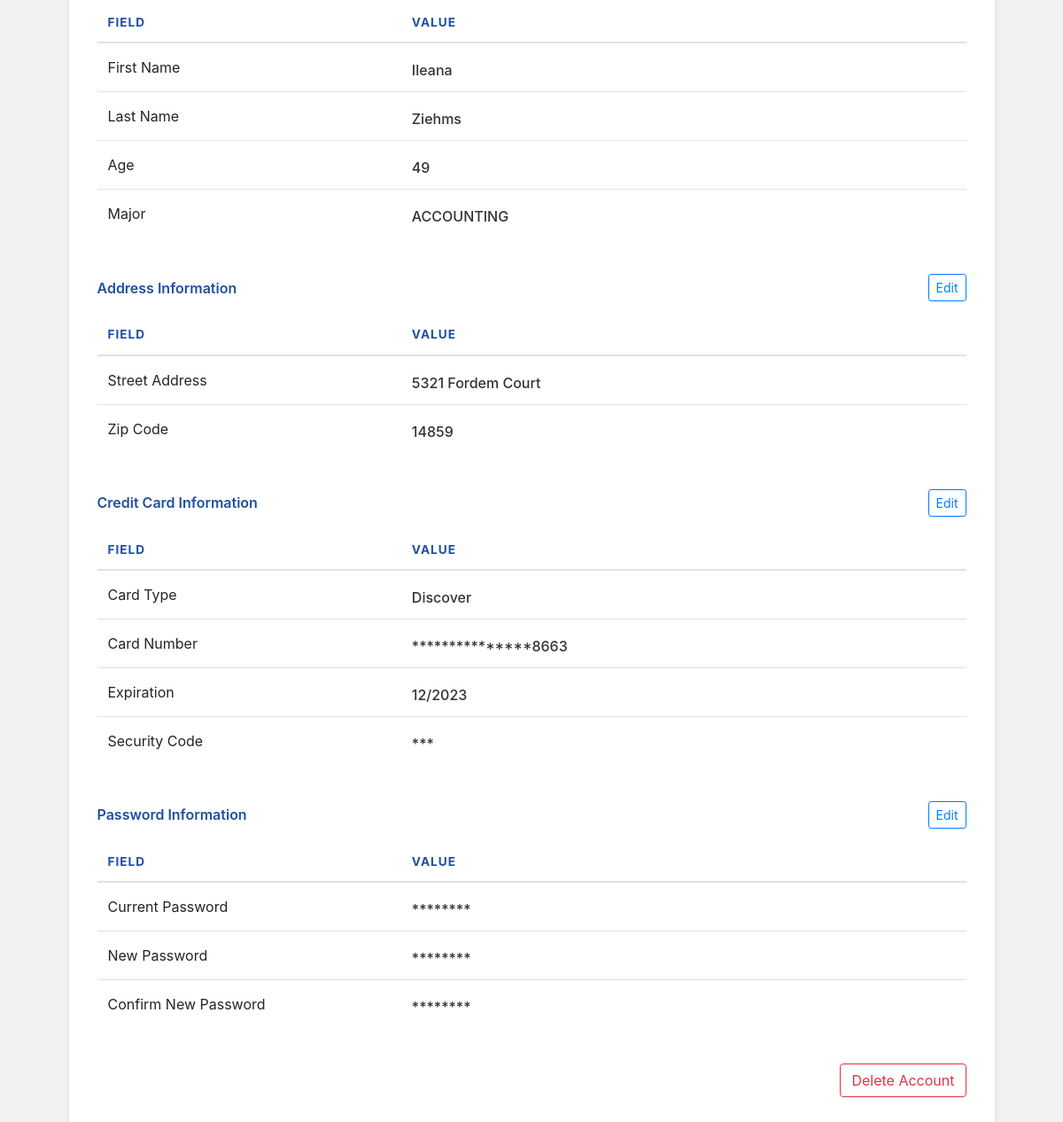
/profile (signed in, lower part), run on an earlier commit of the app's database.
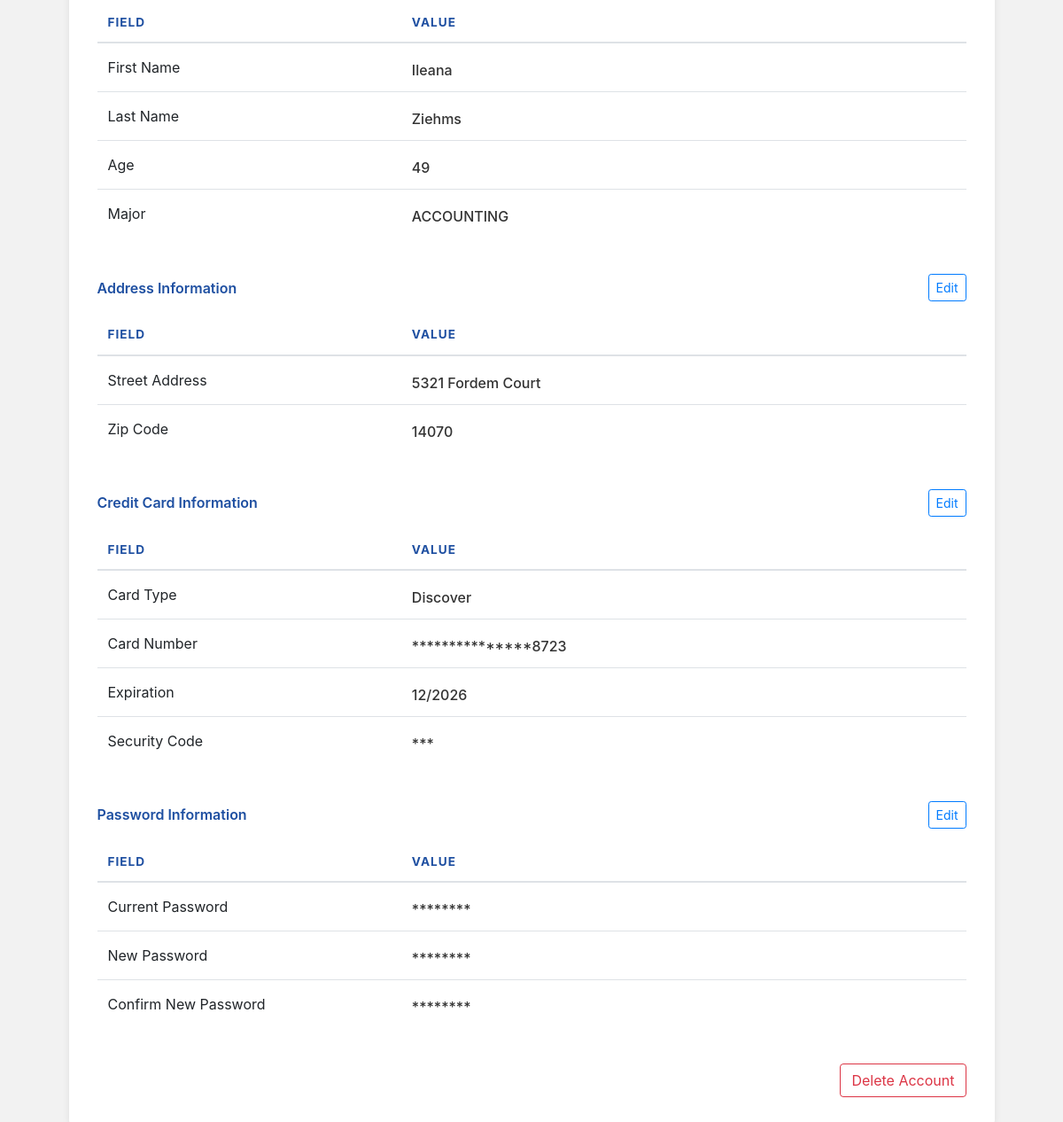
And on a later commit of the database.
### tables this page shows
CREATE TABLE "Address"
(
    address_id  VARCHAR(50)
        primary key,
    zipcode     INT,
    street_num  INT,
    street_name VARCHAR(255),
    
   foreign key (zipcode) references Zipcode_Info (zipcode)
);

CREATE TABLE Credit_Cards (
    credit_card_num TEXT PRIMARY KEY,
    card_type TEXT NOT NULL, --'Visa', 'Master', 'Discover'
    expire_month INTEGER NOT NULL CHECK (expire_month BETWEEN 1 AND 12),
    expire_year INTEGER NOT NULL,
    security_code TEXT NOT NULL,
    Owner_email TEXT NOT NULL,
    FOREIGN KEY (Owner_email) REFERENCES Users(email)
        ON UPDATE CASCADE
        ON DELETE CASCADE
);

### app.py (the view)
@app.route('/profile', methods=['GET'])
def profile():
    user_email = session.get('email')
    roles = session.get('roles', [])
    if not user_email or ('bidder' not in roles and 'seller' not in roles):
        return redirect(url_for('authenticate', error='Access denied. Bidder or Seller account required.'))
    edit = request.args.get("edit")
    message = request.args.get("message")
    edit_basic = edit == "basic"
    edit_address = edit == "address"
    edit_card = edit == "card"
    edit_password = edit == "password"
    connection = get_connection()
    connection.row_factory = sql.Row
    cursor = connection.cursor()
    cursor.execute("""
        SELECT
            B.email,
            B.first_name,
            B.last_name,
            B.age,
            B.major,
            (A.street_num || ' ' || A.street_name) AS street,
            A.zipcode AS zipcode,
            C.card_type AS card_type,
            C.credit_card_num AS card_number,
            (C.expire_month || '/' || C.expire_year) AS card_exp,
            C.security_code AS security_code
        FROM Bidders B
        LEFT JOIN Address A
            ON B.home_address_id = A.address_id
        LEFT JOIN Credit_Cards C
            ON B.email = C.Owner_email
        WHERE B.email = ?
    """, (user_email,))
    user = cursor.fetchone()
    if user:
        user = dict(user)
        card_number = user.get('card_number')
        if card_number:
            card_number = str(card_number)
            if len(card_number) > 4:
                user['masked_card_number'] = '*' * (len(card_number) - 4) + card_number[-4:]
            else:
                user['masked_card_number'] = card_number
        else:
            user['masked_card_number'] = None
        security_code = user.get('security_code')
        if security_code:
            security_code = str(security_code)
            user['masked_security_code'] = '*' * len(security_code)
        else:
            user['masked_security_code'] = None
    print("DEBUG user =", dict(user) if user else None)
    connection.close()
    return render_template(
        'profile.html',
        user=user,
        edit_basic=edit_basic,
        edit_address=edit_address,
        edit_card=edit_card,
        edit_password=edit_password,
        message=message,
        delete_error=None
    )

### app.py (called while the page is built)
@app.before_request
def ensure_roles_loaded():
    if 'email' in session and 'roles' not in session:
        connection = get_connection()
        cursor = connection.cursor()
        roles = []
        cursor.execute("SELECT 1 FROM Helpdesk WHERE email = ?", (session['email'],))
        if cursor.fetchone(): roles.append('helpdesk')
        cursor.execute("SELECT 1 FROM Sellers WHERE email = ?", (session['email'],))
        if cursor.fetchone(): roles.append('seller')
        cursor.execute("SELECT 1 FROM Bidders WHERE email = ?", (session['email'],))
        if cursor.fetchone(): roles.append('bidder')
        connection.close()
        session['roles'] = roles

def get_connection():
    conn = sql.connect(DB_NAME)
    return conn

### templates/profile.html (shortened to what the changed rows need)
<!DOCTYPE html>
<html lang="en">
<head>
    <link rel="stylesheet"
          href="https://stackpath.bootstrapcdn.com/bootstrap/4.4.1/css/bootstrap.min.css"
>
    <link rel="stylesheet"
          href="https://cdnjs.cloudflare.com/ajax/libs/font-awesome/6.5.0/css/all.min.css">
</head>
<body>
<div class="container">
    <div class="row justify-content-center">
        <div class="col-md-11 dashboard-card">
            <form method="POST" action="/profile/update_basic">
                <div class="table-responsive mb-4">
                    <table class="table table-hover profile-table">
                        <thead>
                        <tr>
                            <th style="width: 35%;">Field</th>
                            <th style="width: 65%;">Value</th>
                        </tr>
                        </thead>
                    </table>
                </div>
            </form>
            <form method="POST" action="/profile/update_address">
                <div class="table-responsive mb-4">
                    <table class="table table-hover profile-table">
                        <thead>
                        <tr>
                            <th style="width: 35%;">Field</th>
                            <th style="width: 65%;">Value</th>
                        </tr>
                        </thead>
                        <tbody>
                        <tr>
                            <td>
                                {% if edit_address %}
                                    <input type="text"
                                           class="form-control form-control-sm-custom"
                                           name="zipcode"
                                           value="{{ user['zipcode'] if user and user['zipcode'] else '' }}">
                                {% else %}
                                    <div class="readonly-value">
                                        {{ user['zipcode'] if user and user['zipcode'] else 'N/A' }}
                                    </div>
                                {% endif %}
                            </td>
                        </tr>
                        </tbody>
                    </table>
                </div>
            </form>
            <form method="POST" action="/profile/update_card">
                <div class="table-responsive">
                    <table class="table table-hover profile-table">
                        <thead>
                        <tr>
                            <th style="width: 35%;">Field</th>
                            <th style="width: 65%;">Value</th>
                        </tr>
                        </thead>
                        <tbody>
                        <tr>
                            <td>
                                {% if edit_card %}
                                    <select class="form-control form-control-sm-custom" name="card_type">
                                        <option value="Visa" {% if user and user['card_type'] == 'Visa' %}selected{% endif %}>Visa</option>
                                        <option value="Master" {% if user and user['card_type'] == 'Master' %}selected{% endif %}>Master</option>
                                        <option value="American Express" {% if user and user['card_type'] == 'American Express' %}selected{% endif %}>American Express</option>
                                        <option value="Discover" {% if user and user['card_type'] == 'Discover' %}selected{% endif %}>Discover</option>
                                    </select>
                                {% else %}
                                    <div class="readonly-value">
                                        {{ user['card_type'] if user and user['card_type'] else 'N/A' }}
                                    </div>
                                {% endif %}
                            </td>
                        </tr>
                        <tr>
                            <td>
                                {% if edit_card %}
                                    <input type="text"
                                           class="form-control form-control-sm-custom"
                                           name="card_number"
                                           value="{{ user['card_number'] if user and user['card_number'] else '' }}">
                                {% else %}
                                    <div class="readonly-value">
                                        {{ user['masked_card_number'] if user and user['masked_card_number'] else 'N/A' }}
                                    </div>
                                {% endif %}
                            </td>
                        </tr>
                        <tr>
                            <td>
                                {% if edit_card %}
                                    <input type="text"
                                           class="form-control form-control-sm-custom"
                                           name="card_exp"
                                           value="{{ user['card_exp'] if user and user['card_exp'] else '' }}"
                                           placeholder="MM/YYYY">
                                {% else %}
                                    <div class="readonly-value">
                                        {{ user['card_exp'] if user and user['card_exp'] else 'N/A' }}
                                    </div>
                                {% endif %}
                            </td>
                        </tr>
                        </tbody>
                    </table>
                </div>
            </form>
            <form method="POST" action="/profile/update_password">
                <div class="table-responsive mb-4">
                    <table class="table table-hover profile-table">
                        <thead>
                        <tr>
                            <th style="width: 35%;">Field</th>
                            <th style="width: 65%;">Value</th>
                        </tr>
                        </thead>
                    </table>
                </div>
            </form>
        </div>
    </div>
</div>
</body>
</html>

What changed in the data, as far as the page shows it:
changed Address: zipcode "14859" → "14070"
Also different on the page:
{{ user['card_exp'] if user and user['card_exp'] else 'N/A' }}: "12/2023" → "12/2026"
text no longer shown: "***************8663"
text now shown: "***************8723"
